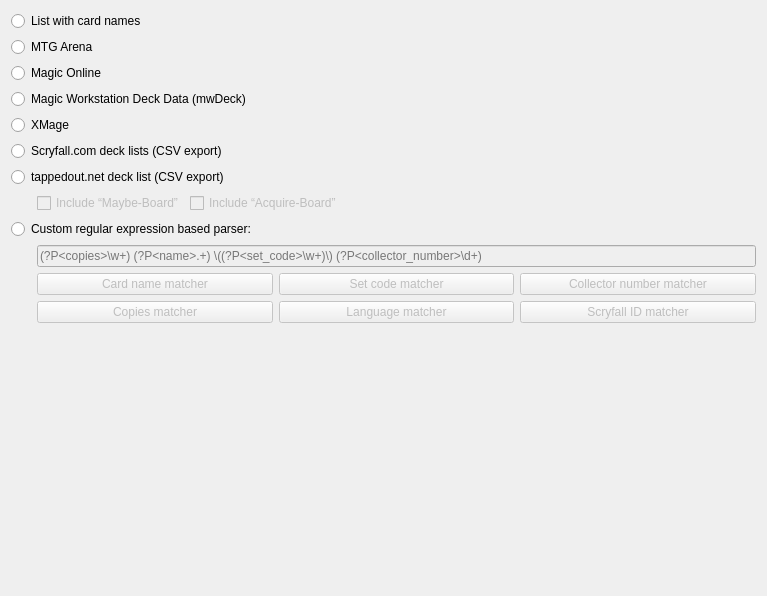
<?xml version="1.0" encoding="UTF-8"?>
<ui version="4.0">
 <class>SelectDeckParserPage</class>
 <widget class="QWizardPage" name="SelectDeckParserPage">
  <property name="geometry">
   <rect>
    <x>0</x>
    <y>0</y>
    <width>767</width>
    <height>596</height>
   </rect>
  </property>
  <property name="title">
   <string>Import a deck list for printing</string>
  </property>
  <property name="subTitle">
   <string>Select which kind of deck list you want to import.</string>
  </property>
  <layout class="QGridLayout" name="gridLayout">
   <item row="7" column="2">
    <widget class="QCheckBox" name="tappedout_include_maybe_board">
     <property name="enabled">
      <bool>false</bool>
     </property>
     <property name="toolTip">
      <string>This is a Tappedout-specific section of the deck.
It may contain cards that the deck list creator considers for inclusion, based on the meta
or any other preference, like card price.</string>
     </property>
     <property name="text">
      <string>Include “Maybe-Board”</string>
     </property>
    </widget>
   </item>
   <item row="11" column="1">
    <spacer name="sample_buttons_spacer">
     <property name="orientation">
      <enum>Qt::Horizontal</enum>
     </property>
     <property name="sizeType">
      <enum>QSizePolicy::Fixed</enum>
     </property>
     <property name="sizeHint" stdset="0">
      <size>
       <width>20</width>
       <height>20</height>
      </size>
     </property>
    </spacer>
   </item>
   <item row="5" column="1" colspan="4">
    <widget class="QRadioButton" name="select_parser_scryfall_csv">
     <property name="toolTip">
      <string>CSV exports from Scryfall’s own deck builder.
Gives very accurate results, unless the imported deck list contains ignored items
matching an enabled card filter.</string>
     </property>
     <property name="text">
      <string>Scryfall.com deck lists (CSV export)</string>
     </property>
    </widget>
   </item>
   <item row="7" column="3">
    <widget class="QCheckBox" name="tappedout_include_acquire_board">
     <property name="enabled">
      <bool>false</bool>
     </property>
     <property name="toolTip">
      <string>This is a Tappedout-specific section of the deck.
It may contain the deck list author’s buy-list or anything else.</string>
     </property>
     <property name="text">
      <string>Include “Acquire-Board”</string>
     </property>
    </widget>
   </item>
   <item row="11" column="2" colspan="3">
    <layout class="QGridLayout" name="sample_buttons_layout">
     <item row="2" column="1">
      <widget class="QPushButton" name="insert_language_matcher_sample_button">
       <property name="enabled">
        <bool>false</bool>
       </property>
       <property name="toolTip">
        <string>Appends a matcher for the  card language to the input field above.
If a language field is not present in the deck list, the card language is guessed.</string>
       </property>
       <property name="text">
        <string>Language matcher</string>
       </property>
      </widget>
     </item>
     <item row="1" column="2">
      <widget class="QPushButton" name="insert_collector_number_matcher_sample_button">
       <property name="enabled">
        <bool>false</bool>
       </property>
       <property name="toolTip">
        <string>Appends a sample matcher for a collector number to the input field above</string>
       </property>
       <property name="text">
        <string>Collector number matcher</string>
       </property>
      </widget>
     </item>
     <item row="1" column="0">
      <widget class="QPushButton" name="insert_name_matcher_sample_button">
       <property name="enabled">
        <bool>false</bool>
       </property>
       <property name="toolTip">
        <string>Appends a matcher for a card name to the input field above.</string>
       </property>
       <property name="text">
        <string>Card name matcher</string>
       </property>
      </widget>
     </item>
     <item row="2" column="2">
      <widget class="QPushButton" name="insert_scryfall_id_matcher_sample_button">
       <property name="enabled">
        <bool>false</bool>
       </property>
       <property name="toolTip">
        <string>Appends a matcher for the Scryfall ID to the input field above.
This may be used by deck lists that closely integrate with the Scryfall website.
Most deck lists won’t use this.</string>
       </property>
       <property name="text">
        <string>Scryfall ID matcher</string>
       </property>
      </widget>
     </item>
     <item row="2" column="0">
      <widget class="QPushButton" name="insert_copies_matcher_sample_button">
       <property name="enabled">
        <bool>false</bool>
       </property>
       <property name="toolTip">
        <string>Appends a matcher for the number of card copies to the input field above.
If a card count field is not present in the deck list, 1 card copy per line is assumed</string>
       </property>
       <property name="text">
        <string>Copies matcher</string>
       </property>
      </widget>
     </item>
     <item row="1" column="1">
      <widget class="QPushButton" name="insert_set_code_matcher_sample_button">
       <property name="enabled">
        <bool>false</bool>
       </property>
       <property name="toolTip">
        <string>Appends a sample matcher for a set code to the input field above.</string>
       </property>
       <property name="text">
        <string>Set code matcher</string>
       </property>
      </widget>
     </item>
     <item row="0" column="0" colspan="3">
      <widget class="QLineEdit" name="custom_re_input">
       <property name="enabled">
        <bool>false</bool>
       </property>
       <property name="toolTip">
        <string>Enter a Regular Expression containing at least one supported, named group.

Supported named groups are: {group_names}

See the 'What’s this?' (?-Button) help for details.</string>
       </property>
       <property name="whatsThis">
        <string>You can enter a custom Regular Expression (in Python syntax) to parse the lines of your deck list. Use *named groups* to extract the individual card properties from the individual lines of the deck list.
A named group looks like this:
**(?P\&lt;GroupName&gt;RE)**, where RE is a Regular Expression matching the part you want to extract, and GroupName is one of the following:

- `copies`: The number of card copies. Defaults to 1, if not present
- `name`: The card name
- `set_code`: The 3 (or more) letter code identifying the set
- `collector_number`: The collector number of the card
- `language`: The card language, using a two-letter language code. If not given, the importer tries to determine the language from the card name. Defaults to &quot;en&quot; for English, if not possible.

Not all groups are required for a successful match. For example, `set_code` and `collector_number` is sufficient for exact identification most of the time.
Hint: You may want to use an online Regular Expression editor, like [](https://regex101.com/), for example.</string>
       </property>
       <property name="inputMethodHints">
        <set>Qt::ImhPreferLatin</set>
       </property>
       <property name="placeholderText">
        <string notr="true">(?P&lt;copies&gt;\w+) (?P&lt;name&gt;.+) \((?P&lt;set_code&gt;\w+)\) (?P&lt;collector_number&gt;\d+)</string>
       </property>
       <property name="clearButtonEnabled">
        <bool>true</bool>
       </property>
      </widget>
     </item>
    </layout>
   </item>
   <item row="14" column="1" colspan="4">
    <spacer name="verticalSpacer">
     <property name="orientation">
      <enum>Qt::Vertical</enum>
     </property>
     <property name="sizeHint" stdset="0">
      <size>
       <width>20</width>
       <height>40</height>
      </size>
     </property>
    </spacer>
   </item>
   <item row="1" column="1" colspan="4">
    <widget class="QRadioButton" name="select_parser_mtg_arena">
     <property name="toolTip">
      <string>Magic Arena and exports from compatible websites, like moxfield.com
Note that this option is not limited to cards in Standard/Historic,
as the format works for any card.</string>
     </property>
     <property name="text">
      <string>MTG Arena</string>
     </property>
    </widget>
   </item>
   <item row="4" column="1" colspan="4">
    <widget class="QRadioButton" name="select_parser_xmage">
     <property name="toolTip">
      <string>Deck list files, stored in XMage’s native format.
Because XMage closely follows Scryfall regarding Magic sets,
this should give very accurate results.</string>
     </property>
     <property name="text">
      <string>XMage</string>
     </property>
    </widget>
   </item>
   <item row="2" column="1" colspan="4">
    <widget class="QRadioButton" name="select_parser_mtg_online">
     <property name="toolTip">
      <string>The simplistic format used by Magic Online. It does not specify exact printings, so may not give the best results.</string>
     </property>
     <property name="text">
      <string>Magic Online</string>
     </property>
    </widget>
   </item>
   <item row="3" column="1" colspan="4">
    <widget class="QRadioButton" name="select_parser_magic_workstation">
     <property name="text">
      <string>Magic Workstation Deck Data (mwDeck)</string>
     </property>
    </widget>
   </item>
   <item row="6" column="1" colspan="4">
    <widget class="QRadioButton" name="select_parser_tappedout_csv">
     <property name="toolTip">
      <string>CSV exports can be downloaded from Tappedout by choosing the appropriate deck export option.</string>
     </property>
     <property name="text">
      <string>tappedout.net deck list (CSV export)</string>
     </property>
    </widget>
   </item>
   <item row="9" column="1" colspan="4">
    <widget class="QRadioButton" name="select_parser_custom_re">
     <property name="toolTip">
      <string>Specify a custom regular expression in the input field below. It will be used to parse each deck list line.
You can use the buttons below to insert basic building blocks.
You have to separate them with the “control structures”, like spaces, as used in your deck list.</string>
     </property>
     <property name="text">
      <string>Custom regular expression based parser:</string>
     </property>
    </widget>
   </item>
   <item row="7" column="1">
    <spacer name="tapped_out_board_spacer">
     <property name="orientation">
      <enum>Qt::Horizontal</enum>
     </property>
     <property name="sizeType">
      <enum>QSizePolicy::Fixed</enum>
     </property>
     <property name="sizeHint" stdset="0">
      <size>
       <width>20</width>
       <height>20</height>
      </size>
     </property>
    </spacer>
   </item>
   <item row="7" column="4">
    <spacer name="horizontalSpacer">
     <property name="orientation">
      <enum>Qt::Horizontal</enum>
     </property>
     <property name="sizeHint" stdset="0">
      <size>
       <width>40</width>
       <height>20</height>
      </size>
     </property>
    </spacer>
   </item>
   <item row="0" column="1" colspan="4">
    <widget class="QRadioButton" name="select_parser_card_name_list">
     <property name="toolTip">
      <string>A simple list, containing one card name per line</string>
     </property>
     <property name="text">
      <string>List with card names</string>
     </property>
    </widget>
   </item>
  </layout>
 </widget>
 <resources/>
 <connections>
  <connection>
   <sender>select_parser_custom_re</sender>
   <signal>toggled(bool)</signal>
   <receiver>custom_re_input</receiver>
   <slot>setEnabled(bool)</slot>
  </connection>
  <connection>
   <sender>select_parser_mtg_arena</sender>
   <signal>clicked()</signal>
   <receiver>SelectDeckParserPage</receiver>
   <slot>isComplete()</slot>
  </connection>
  <connection>
   <sender>select_parser_mtg_online</sender>
   <signal>clicked()</signal>
   <receiver>SelectDeckParserPage</receiver>
   <slot>isComplete()</slot>
  </connection>
  <connection>
   <sender>select_parser_scryfall_csv</sender>
   <signal>clicked()</signal>
   <receiver>SelectDeckParserPage</receiver>
   <slot>isComplete()</slot>
  </connection>
  <connection>
   <sender>select_parser_custom_re</sender>
   <signal>clicked()</signal>
   <receiver>SelectDeckParserPage</receiver>
   <slot>isComplete()</slot>
  </connection>
  <connection>
   <sender>select_parser_xmage</sender>
   <signal>clicked()</signal>
   <receiver>SelectDeckParserPage</receiver>
   <slot>isComplete()</slot>
  </connection>
  <connection>
   <sender>custom_re_input</sender>
   <signal>textChanged(QString)</signal>
   <receiver>SelectDeckParserPage</receiver>
   <slot>isComplete()</slot>
  </connection>
  <connection>
   <sender>select_parser_tappedout_csv</sender>
   <signal>clicked()</signal>
   <receiver>SelectDeckParserPage</receiver>
   <slot>isComplete()</slot>
  </connection>
  <connection>
   <sender>select_parser_tappedout_csv</sender>
   <signal>toggled(bool)</signal>
   <receiver>tappedout_include_maybe_board</receiver>
   <slot>setEnabled(bool)</slot>
  </connection>
  <connection>
   <sender>select_parser_tappedout_csv</sender>
   <signal>toggled(bool)</signal>
   <receiver>tappedout_include_acquire_board</receiver>
   <slot>setEnabled(bool)</slot>
  </connection>
  <connection>
   <sender>select_parser_custom_re</sender>
   <signal>toggled(bool)</signal>
   <receiver>insert_name_matcher_sample_button</receiver>
   <slot>setEnabled(bool)</slot>
  </connection>
  <connection>
   <sender>select_parser_custom_re</sender>
   <signal>toggled(bool)</signal>
   <receiver>insert_collector_number_matcher_sample_button</receiver>
   <slot>setEnabled(bool)</slot>
  </connection>
  <connection>
   <sender>select_parser_custom_re</sender>
   <signal>toggled(bool)</signal>
   <receiver>insert_scryfall_id_matcher_sample_button</receiver>
   <slot>setEnabled(bool)</slot>
  </connection>
  <connection>
   <sender>select_parser_custom_re</sender>
   <signal>toggled(bool)</signal>
   <receiver>insert_set_code_matcher_sample_button</receiver>
   <slot>setEnabled(bool)</slot>
  </connection>
  <connection>
   <sender>select_parser_custom_re</sender>
   <signal>toggled(bool)</signal>
   <receiver>insert_copies_matcher_sample_button</receiver>
   <slot>setEnabled(bool)</slot>
  </connection>
  <connection>
   <sender>select_parser_custom_re</sender>
   <signal>toggled(bool)</signal>
   <receiver>insert_language_matcher_sample_button</receiver>
   <slot>setEnabled(bool)</slot>
  </connection>
  <connection>
   <sender>select_parser_magic_workstation</sender>
   <signal>clicked()</signal>
   <receiver>SelectDeckParserPage</receiver>
   <slot>isComplete()</slot>
  </connection>
 </connections>
</ui>
